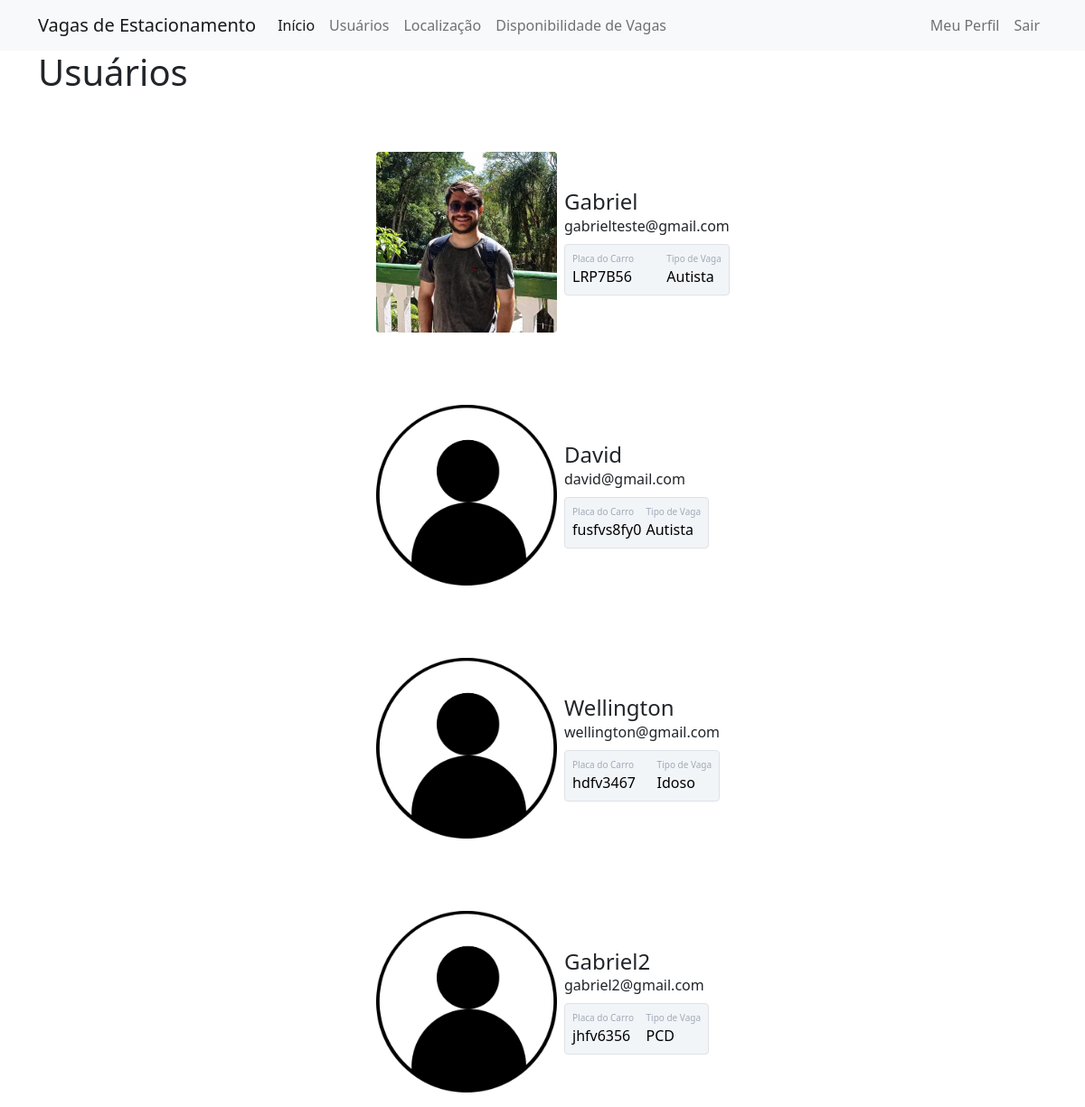
The app's page /usuarios (signed in) with its own data.
### vagasdeestacionamento/models.py (models this page shows)
class Usuario(database.Model, UserMixin):
    id = database.Column(database.Integer, primary_key=True)
    username = database.Column(database.String, nullable=False)
    email = database.Column(database.String, nullable=False, unique=True)
    senha = database.Column(database.String, nullable=False)
    foto_perfil = database.Column(database.String, default='default.jpg')
    vagas = database.Column(database.String, nullable=False, default=' - ')
    placa = database.Column(database.String, nullable=False, default='Não Informado')

### vagasdeestacionamento/routes.py (the view)
@app.route('/usuarios')
@login_required
def usuarios():
    lista_usuarios = Usuario.query.all()
    return render_template('usuarios.html', lista_usuarios=lista_usuarios)

### vagasdeestacionamento/models.py (called while the page is built)
@login_manager.user_loader
def load_usuario(id_usuario):
    return Usuario.query.get(int(id_usuario))

### vagasdeestacionamento/templates/usuarios.html
{% extends 'base.html' %}
{% block body %}
        <div class= "container">
            <h1>Usuários</h1>
            {% for usuario in lista_usuarios %}
             <div class="container mt-5 d-flex justify-content-center">
                <div class="card p-3">
                    <div class="d-flex align-items-center">
                        <div class="image pe-2"> <img src="{{ url_for('static', filename='fotos_perfil/{}'.format(usuario.foto_perfil)) }}" class="rounded" width="200"> </div>
                        <div class="ml-3 w-100">
                            <h4 class="mb-0 mt-0  ">{{ usuario.username }}</h4> <span>{{ usuario.email }}</span>
                            <div class="border p-2 mt-2 bg-primary d-flex justify-content-between rounded text-white stats">
                                <div class="d-flex flex-column"> <span class="articles">Placa do Carro</span> <span class="number1">{{ usuario.placa }}</span> </div>
                                <div class="d-flex flex-column"> <span class="rating">Tipo de Vaga</span> <span class="number3">{{ usuario.vagas }}</span> </div>
                            </div>
                        </div>
                    </div>
                </div>
             </div>
            {% endfor %}
        </div>
{% endblock %}

### vagasdeestacionamento/templates/base.html (shortened to what this page needs)
<!DOCTYPE html>
<html lang="pt-br">
<head>
    <link href="https://cdn.jsdelivr.net/npm/bootstrap@5.0.2/dist/css/bootstrap.min.css" rel="stylesheet">
    <link rel="stylesheet" type="text/css" href="{{ url_for('static', filename='main.css') }}">
</head>
<body>
    {% include 'navbar.html' %}
    {% block body %}
    {% endblock %}
</body>
</html>

### vagasdeestacionamento/templates/navbar.html (shortened to what this page needs)
<nav class="navbar navbar-expand-lg navbar-light bg-light">
  <div class="container-fluid container">
    <a class="navbar-brand" href="{{ url_for('home') }}">Vagas de Estacionamento</a>
    <div class="collapse navbar-collapse" id="navbarSupportedContent">
      <ul class="navbar-nav me-auto mb-2 mb-lg-0">
        <li class="nav-item">
          <a class="nav-link active" aria-current="page" href="{{ url_for('home') }}">Início</a>
        </li>
        <li class="nav-item">
          <a class="nav-link" href="{{ url_for('usuarios') }}">Usuários</a>
        </li>
        <li class="nav-item">
          <a class="nav-link" href="{{ url_for('local') }}">Localização</a>
        </li>
        <li class="nav-item">
          <a class="nav-link" href="{{ url_for('vagas') }}">Disponibilidade de Vagas</a>
        </li>
      </ul>
      <ul class="d-flex navbar-nav">
        {% if current_user.is_authenticated %}
            <li class="nav-item">
              <a class="nav-link" href="{{ url_for ('perfil')}}">Meu Perfil</a>
            </li>
            <li class="nav-item">
              <a class="nav-link" href="{{ url_for ('sair')}}">Sair</a>
            </li>
        {% endif %}
      </ul>
    </div>
  </div>
</nav>

### vagasdeestacionamento/static/main.css (style rules this page uses)
.card { width: 400px; border: none; border-radius: 10px; background-color: #fff }
.stats { background: #f2f5f8 !important; color: #000 !important }
.articles { font-size: 10px; color: #a1aab9 }
.number1 { font-weight: 500 }
.rating { font-size: 10px; color: #a1aab9 }
.number3 { font-weight: 500 }

### records on screen
Usuario: foto_perfil (picture), username "Gabriel", email "gabrielteste@gmail.com", placa "LRP7B56", vagas "Autista"
Usuario: foto_perfil (placeholder picture), username "David", email "david@gmail.com", placa "fusfvs8fy0", vagas "Autista"
Usuario: foto_perfil (placeholder picture), username "Wellington", email "wellington@gmail.com", placa "hdfv3467", vagas "Idoso"
Usuario: foto_perfil (placeholder picture), username "Gabriel2", email "gabriel2@gmail.com", placa "jhfv6356", vagas "PCD"
